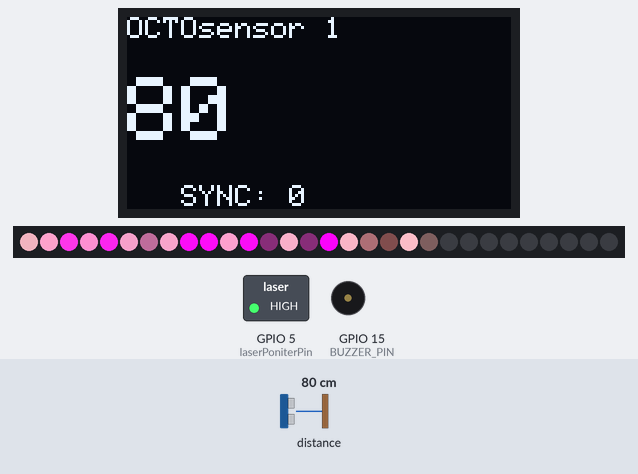
Bench run of a sketch on a simulated ESP32. Parts: 128×64 one-colour display, 30 RGB LEDs in strip order, left to right, switched loads named in the sketch (green lamp = pin HIGH), buzzer (waves = sounding, pin HIGH). The inputs (shaded band) are chosen by the test bench; at power-on: distance to the obstacle 80 cm. The display library's start-up logo is not drawn; what the sketch prints to the serial monitor is not drawn.

Above: at 1.8 s.
1.9 s: distance to the obstacle set to 2 cm
At 2.03 s:
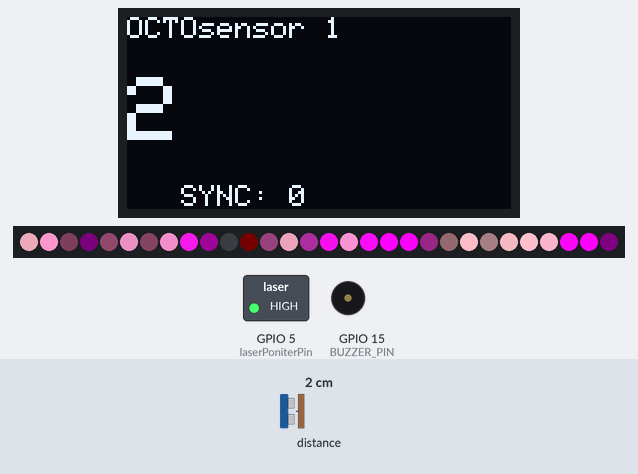
3.6 s: distance to the obstacle set to 60 cm
At 3.72 s:
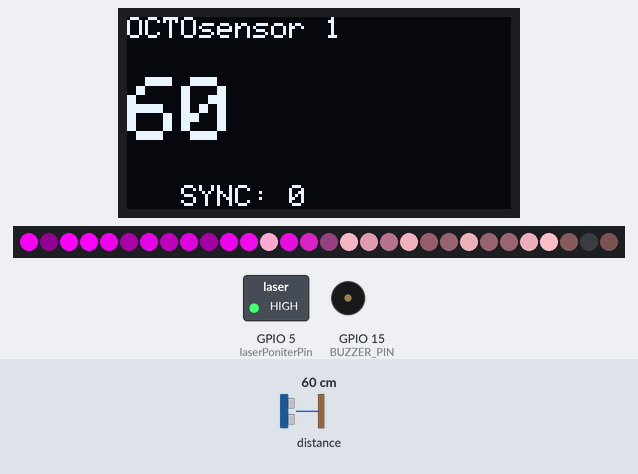
6.6 s: distance to the obstacle set to 4 cm
At 6.84 s:
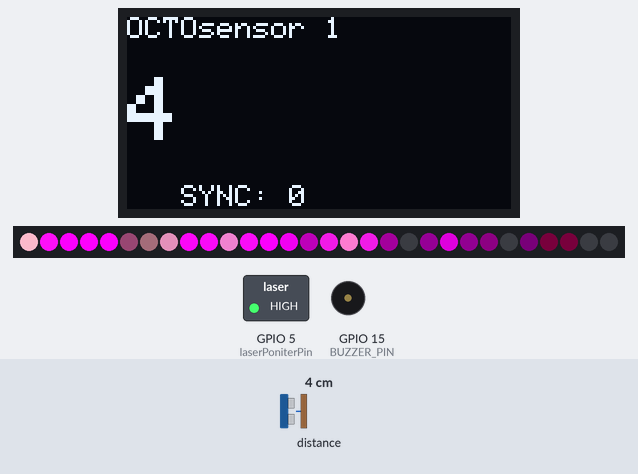
9.6 s: distance to the obstacle set to 299 cm
At 9.85 s:
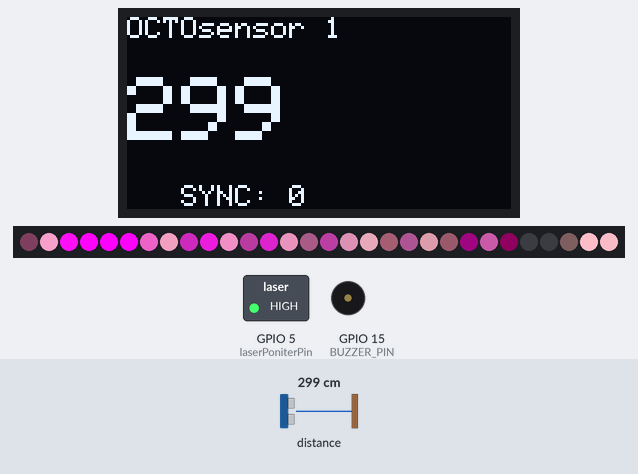
12.6 s: distance to the obstacle set to 9 cm
At 12.63 s:
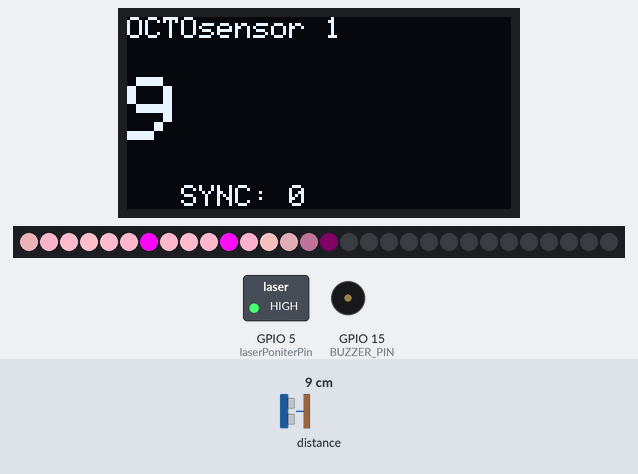
15.3 s: distance to the obstacle set to 299 cm
At 15.64 s:
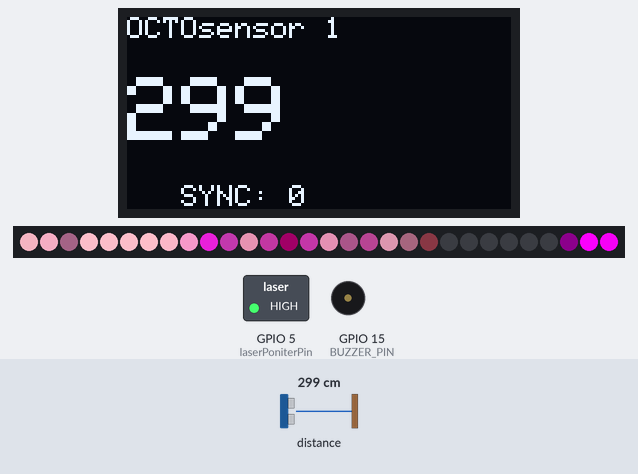

The sketch:

ESP32-NODE-3-_ANTIGENOUS_ROSA_-_KLEBERT.ino
```cpp
///////////////////////////////////////////////////////////
//
//  O C T O  S E N S O R
//  A wireless system with 8 laser range finder modules
//  and a central unit to be used in interactive
//  art installations.
//
//  Project by Juliano Prado (2021) - Brazil
//
//  https://github.com/jupgit/octo-sensor
//
///////////////////////////////////////////////////////////


// NODE SETUP
const int nodeNumber = 1;   // defines the node number


// tfmini sensor
#include <HardwareSerial.h>
HardwareSerial MySerial(2);  /// ***TROCAR PELO CODIGO NATIVO DO ESP32

#include "TFMini.h"
TFMini tfmini;


// ESP NOW
//#include <esp_now.h>
//#include <WiFi.h>

// OLED DISPLAY
#include <Wire.h>
//#include <Adafruit_Sensor.h>
//#include <Adafruit_BME280.h>

#include <Adafruit_GFX.h>
#include <Adafruit_SSD1306.h>

#define SCREEN_WIDTH 128  // OLED display width, in pixels
#define SCREEN_HEIGHT 64  // OLED display height, in pixels

// Declaration for an SSD1306 display connected to I2C (SDA, SCL pins)
Adafruit_SSD1306 display(SCREEN_WIDTH, SCREEN_HEIGHT, &Wire, -1);


// ************************************************************
// REPLACE WITH THE MAC Address of your receiver
uint8_t broadcastAddress[] = {0xC4, 0x4F, 0x33, 0x3E, 0xE7, 0x6D};
// ************************************************************

// Define variables to be sent
int octoCommand;
int octoNode = nodeNumber ;
int octoValue;

// Define variables to store incoming readings
int incomingCommand;
int incomingNode;
int incomingValue;

// Variable to store if sending data was successful
String success;

//Structure example to send data
//Must match the receiver structure
typedef struct struct_message {
    int comm;
    int node;
    int value;
} struct_message;

// Create a struct_message called OCTOReadings to hold sensor readings
struct_message OCTOReadings;

// Create a struct_message to hold incoming sensor readings
struct_message incomingReadings;

// Variables for sensor 65k error detection
  int lastDist = 0;        // keeps last sensor reading
  int errorCount = 0;       // counts how many error ( = reading of 65633)
  int errorLimit = 50;     // max error count until sensor reset


// LED STRIP //////////////////////////////////////////////////////////////////////////////////////////////////

#include <FastLED.h>
#define LED_PIN     26
#define NUM_LEDS    30   /////// NUMERO DE LEDS DA FITA //////////////////////
#define LED_TYPE    WS2812B
#define COLOR_ORDER GRB
#define BRIGHTNESS  128
#define FRAMES_PER_SECOND 10

// We're using two LED strips, one for the monitor, the for the show
// (see File>Examples>FASTLED>ArrayOfLedArrays)
#define NUM_STRIPS 2
//CRGB leds[NUM_LEDS];
CRGB LEDstrip[NUM_STRIPS][NUM_LEDS];

/*
// LED STRIP (OLD)
#include <FastLED.h>

#define LED_PIN     25
//#define CLOCK_PIN 4
#define NUM_LEDS    3
#define LED_TYPE    WS2812B
#define COLOR_ORDER GRB
#define BRIGHTNESS  200

CRGB leds[NUM_LEDS];
*/
// KLEBERT EDITION
bool gReverseDirection = false;
unsigned long int respira = 0; //Contador de Millis Universal
int r = 0; //Acendedor de Lampadas
int e = NUM_LEDS - 1; //Apagador de Lampadas
int Velocidade = 0; //Define modo
// Estado == 0 - Idel
// Estado == 1 - Relaxamento
// Estado == 2 - Descarga
// Estado == 3 - Saturação
// Estado == 4 - Tensão
CRGB leds[NUM_LEDS];

CRGBPalette16 currentPalette;
TBlendType    currentBlending;

#define COOLING  55
#define SPARKING 120
// BUZZER
#include <CuteBuzzerSounds.h>
#define BUZZER_PIN 15

// LASER POINTER

int laserPoniterPin = 5;


//
// Callback when data is sent (TX)
//
/*
void OnDataSent(const uint8_t *mac_addr, esp_now_send_status_t status) {
  Serial.print("\r\nLast Packet Send Status:\t");
  Serial.println(status == ESP_NOW_SEND_SUCCESS ? "TX OK" : "TX Fail");
  if (status ==0){
    success = "TX OK";
  }
  else{
    success = "TX Fail";
  }
}
*/

//
// Callback when data is received (RX)
//
void OnDataRecv(const uint8_t * mac, const uint8_t *incomingData, int len) {
  memcpy(&incomingReadings, incomingData, sizeof(incomingReadings));
  Serial.print("Bytes received: ");
  Serial.println(len);
  incomingCommand = incomingReadings.comm;
  incomingNode = incomingReadings.node;
  incomingValue  = incomingReadings.value;

}


// *******************************************************
//
//                  S   E   T   U   P
//
// *******************************************************

void setup() {

  // Init Serial Monitor
  Serial.begin(115200);
      Serial.println("Serial");


  // SENSOR
  MySerial.begin(115200);
      Serial.println("My Serial");

  tfmini.begin(&MySerial);
    Serial.println("TFMini begin");


  delay(100);

  // Init OLED display
  if(!display.begin(SSD1306_SWITCHCAPVCC, 0x3C)) {
    Serial.println(F("SSD1306 allocation failed"));
    for(;;);
  }

    Serial.println("OLED");


  display.display();
  delay(500); // Pause for 2 seconds

  // Set device as a Wi-Fi Station
//  WiFi.mode(MODE_STA);
/*
  // Init ESP-NOW
  if (esp_now_init() != ESP_OK) {
    Serial.println("Error initializing ESP-NOW");
    return;
  }

  // Once ESPNow is successfully Init, we will register for Send CB to
  // get the status of Trasnmitted packet
  esp_now_register_send_cb(OnDataSent);
  //

  // Register peer
  esp_now_peer_info_t peerInfo;
  memcpy(peerInfo.peer_addr, broadcastAddress, 6);
  peerInfo.channel = 0;
  peerInfo.encrypt = false;

  // Add peer
  if (esp_now_add_peer(&peerInfo) != ESP_OK){
    Serial.println("Failed to add peer");
    return;
  }

  //
  // Register for a callback function that will be called when data is received
  //
  esp_now_register_recv_cb(OnDataRecv);

    Serial.println("ESPNOW");


*/
// LED STRIPs
// KLEBERT EDITION
  FastLED.addLeds<LED_TYPE, LED_PIN, GRB>(leds, NUM_LEDS);
  FastLED.setBrightness(250);

  currentPalette = RainbowColors_p;
  currentBlending = LINEARBLEND;

// buzzer
  cute.init(BUZZER_PIN);

    Serial.println("Buzzer");


// Laser Pointer ON

pinMode(laserPoniterPin, OUTPUT);
digitalWrite(laserPoniterPin, 1);  // turns on LASER POINTER

    Serial.println("Laser");


}

// *******************************************************
//
//                    L  O   O   P
//
// *******************************************************

void loop() {

  getSensorReadings();

  // Set values to send
  OCTOReadings.comm = octoCommand;
  OCTOReadings.node = octoNode;
  OCTOReadings.value = octoValue;

  // Send message via ESP-NOW
 // esp_err_t result = esp_now_send(broadcastAddress, (uint8_t *) &OCTOReadings, sizeof(OCTOReadings));

  /*
  if (result == ESP_OK) {
    Serial.println("Sent with success");
  }
  else {
    Serial.println("Error sending the data");
  }
  */


  updateDisplay();


  int teste = map(octoValue, 30, 400, 0,255);
  teste = constrain(teste, 0, 255);

  // LED INDICATOR


  LEDstrip[0][1].setRGB(teste, teste/32,teste/8); // COR
  LEDstrip[0][0].setRGB(teste/8, teste/64,teste/16); // COR
  LEDstrip[0][2].setRGB(teste/8, teste/64,teste/16); // COR
   FastLED.show();


  // led strip
    int ledMeter = map (octoValue,30, 400, 20, 1);

//////////////////////////////////////////////////////////
// KLEBERT EDITION
//////////////////////////////////////////////////////////
Velocidade = ledMeter;

PacificaTaubate(Velocidade, Velocidade*2, 250, 10);
  FastLED.show();


}

void PacificaTaubate(int v1, int v2, int b, int sat) {
uint8_t sinBeat = beatsin8(v1, 2, NUM_LEDS -1, 0, 0);
uint8_t sinBeat2 = beatsin8(v2, 0, NUM_LEDS -1, 0, 124);
uint8_t sinBeat3 = beatsin8(v1, 0, NUM_LEDS -1, 0, 124);
uint8_t sinBeat4= beatsin8(v2, 0, NUM_LEDS -1, 0, 0);


FastLED.setBrightness(b);

leds[sinBeat] = CRGB::Black;
leds[sinBeat2] = CRGB::Black;
leds[sinBeat3] = CRGB::Magenta;
leds[sinBeat4] = CRGB::Pink;


blur1d(leds, NUM_LEDS, sat);
fadeToBlackBy(leds, NUM_LEDS, 0);

}


void getSensorReadings(){


//////////////////////////////////////////////////////////
// SENSOR READING
//////////////////////////////////////////////////////////


   // EMPTY SERIAL FROM SENSOR **
   while(MySerial.read() >= 0) ; // flush the received buffer
   delay(15);
   // ** We have to read all the serial to empty it before taking the measure because
   // ** the sensor sends a read every 10ms and floods the buffer. No library enables to configure
   // ** the sampling interval nor entering the 'single scan' mode.
   // ** So this is a WORKAROUND that took some months to figure out :)


   // SENSOR READ
   uint16_t dist = tfmini.getDistance();
   uint16_t strength = tfmini.getRecentSignalStrength();

   // VU Meter Mapping
   //MeterValue = map(dist, 40, 250, 0, 80);

  // VALUES FOR THE ESPNOW WIRELESS MESSAGE
  octoCommand = 0;
  octoNode = nodeNumber;
  octoValue = dist;

  Serial.print("Local Sensor: ");
  Serial.println(octoValue);

}


void updateDisplay(){
  // Display Readings on OLED Display
  display.clearDisplay();
  display.setTextSize(1);
  display.setTextColor(WHITE);
  display.setCursor(0, 0);
  display.print("OCTOsensor ");
  display.print(nodeNumber);

  display.setCursor(0, 20);
  display.setTextSize(3);
  display.print(octoValue);

  display.setTextSize(1);
  display.setCursor(0, 56);
  display.print(success);
  display.print("   SYNC: ");
  display.print(incomingValue);
  display.display();

  // Display Readings in Serial Monitor
  Serial.println("INCOMING READINGS");
  Serial.print("Command: ");
  Serial.println(incomingReadings.comm);
  Serial.print("Node: ");
  Serial.println(incomingReadings.node);
  Serial.print("Value: ");
  Serial.print(incomingReadings.value);
  Serial.println();
}


// CREDITS:
/*
  Rui Santos
  Complete project details at https://RandomNerdTutorials.com/esp-now-two-way-communication-esp32/

  Permission is hereby granted, free of charge, to any person obtaining a copy
  of this software and associated documentation files.

  The above copyright notice and this permission notice shall be included in a
  copies or substantial portions of the Software.
*/

/*
 * Author: Everton Ramires
 * More Tutorial: https://www.youtube.com/channel/UC7zG4YQJc8v-9jNGQknOx5Q
 *
 *

 CURRENT SOUND OPTIONS:
 (PT-BR)OPÇÕES ATUAIS DE SONS:

 S_CONNECTION   S_DISCONNECTION S_BUTTON_PUSHED
 S_MODE1        S_MODE2         S_MODE3
 S_SURPRISE     S_OHOOH         S_OHOOH2
 S_CUDDLY       S_SLEEPING      S_HAPPY
 S_SUPER_HAPPY  S_HAPPY_SHORT   S_SAD
 S_CONFUSED     S_FART1         S_FART2
 S_FART3        S_JUMP 20

 */
```

Measured:
- after the input at 1.9 s, the display: first changes after 0.07 s (image 1 shows a later state)
